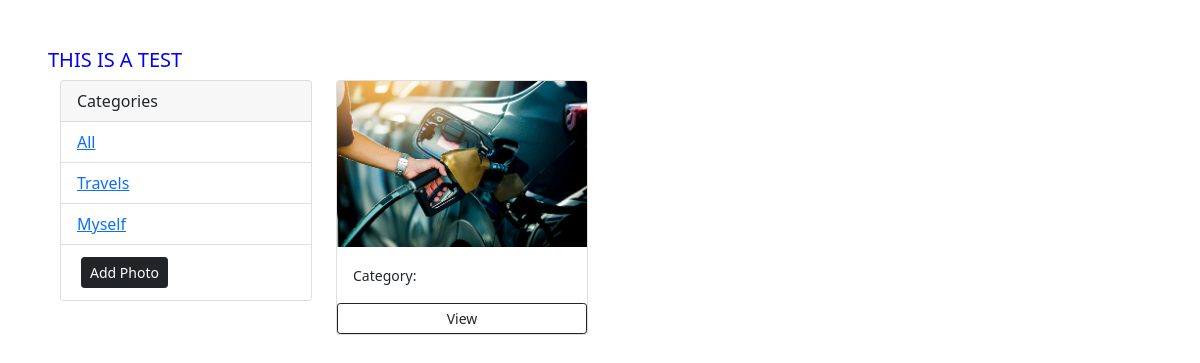
The app's page /, older data.
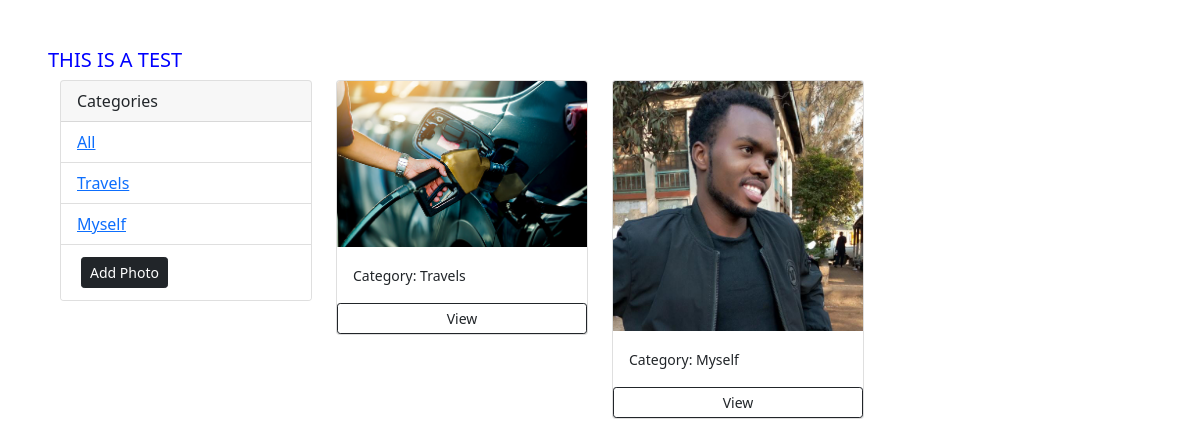
The same page, newer data.
### photos/models.py (models this page shows, shortened)
class Category(models.Model):
    name = models.CharField(max_length=100, null=False, blank=False)

class Photo(models.Model):
    category = models.ForeignKey(Category, null=True, blank=True, on_delete=models.SET_NULL)
    image = models.ImageField(null=False, blank=False)
    description = models.TextField()

### photos/views.py (the view)
# urls.py: url(r'^$', views.gallery, name='gallery',),
def gallery(request):
    category = request.GET.get('category')
    if category == None:
        photos = Photo.objects.all()
    else:
        photos = Photo.objects.filter(category__name=category)
    categories = Category.objects.all()
    context = {'categories':categories, 'photos':photos}
    return render (request, 'photos/gallery.html', context)

### photos/templates/photos/gallery.html (shortened to what this page needs)
{% load static %}
<!DOCTYPE html>
<html lang="en">
<head>
    <link rel="stylesheet" href="{% static 'css/style.css' %}">
    <link href="https://cdn.jsdelivr.net/npm/bootstrap@5.0.2/dist/css/bootstrap.min.css" rel="stylesheet">
</head>
<body class="m-5">
    <h5>THIS IS A TEST</h5>
    <div class="container">
        <div class="row">
            <div class="col-md-3">
                <div class="card">
                    <div class="card-header">
                    Categories
                    </div>
                    <ul class="list-group list-group-flush">
                      <li class="list-group-item"><a href="{% url 'gallery' %}">All</a></li>
                      {% for category in categories %}
                      <li class="list-group-item"><a href="{% url 'gallery' %}?category={{category.name}}">{{category.name}}</a></li>
                      {% endfor %}
                      <li class="list-group-item"><a class="btn btn-dark btn-block btn-sm m-1" href="{% url 'add' %}">Add Photo</a></li>
                    </ul>
                  </div>
            </div>
            <div class="col-md-9">
                <div class="row">
                    {% for photo in photos %}
                    <div class="col-md-4">
                        <div class="card" >
                            <img src="{{photo.image.url }}" class="card-img-top" alt="...">
                            <div class="card-body">
                              <small>Category: {{photo.category.name}}</small>
                            </div>
                            <a href="{% url 'photo' %}" class="btn btn-outline-dark btn-sm">View</a>
                          </div>
                    </div>
                    {% empty %}
                    <h3>There are no photos....</h3>
                    {% endfor %}
                </div>
            </div>
        </div>
    </div>
</body>
</html>

Row changes from the older to the newer data that the page shows:
changed Photo: category.name (not shown) → "Travels"
added Photo: image (picture), category.name "Myself"
